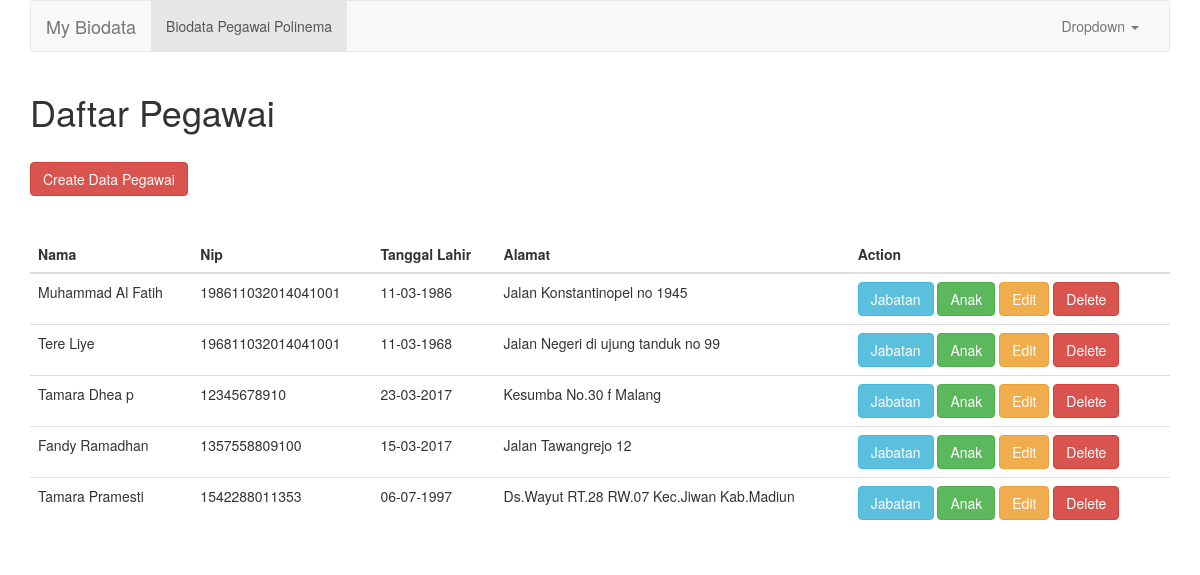
The page / on the database its author committed.
### tables this page shows
CREATE TABLE IF NOT EXISTS `pegawai` (
  `id` int(11) NOT NULL AUTO_INCREMENT,
  `nama` varchar(255) NOT NULL,
  `nip` varchar(30) NOT NULL,
  `tanggalLahir` date NOT NULL,
  `alamat` varchar(255) NOT NULL,
  PRIMARY KEY (`id`)
);

### application/controllers/Pegawai.php (called while the page is built, shortened)
<?php
class Pegawai extends CI_Controller {
	public function index()
	{
		$this->load->model('pegawai_model');
		$data["pegawai_list"] = $this->pegawai_model->getDataPegawai();
		$this->load->view('pegawai',$data);
	}
}
 ?>

### index.php (called while the page is built, shortened)
<?php
require_once BASEPATH.'core/CodeIgniter.php';

### application/models/Pegawai_Model.php (called while the page is built, shortened)
<?php
class Pegawai_Model extends CI_Model {
		public function getDataPegawai()
		{
			$this->db->select("id,nama,nip,DATE_FORMAT(tanggalLahir,'%d-%m-%Y') as tanggalLahir,alamat");
			$query = $this->db->get('pegawai');
			return $query->result();
		}
}
 ?>

### application/views/pegawai.php (the view, shortened to what this page needs)
<!DOCTYPE html>
<html lang="">
	<head>
		<link rel="stylesheet" href="<?php echo base_url('') ?>assets/css/bootstrap.min.css">
	</head>
	<body>
		<div class="container-fluid">
				<div class="col-xs-12 col-sm-12 col-md-12 col-lg-12">
						<nav class="navbar navbar-default" role="navigation">
							<div class="container-fluid">
								<div class="navbar-header">
									<a class="navbar-brand" href="<?php echo site_url('about') ?>">My Biodata</a>
								</div>
								<div class="collapse navbar-collapse navbar-ex1-collapse">
									<ul class="nav navbar-nav">
										<li class="active"><a href="<?php echo site_url('pegawai') ?>">Biodata Pegawai Polinema </a></li>
									</ul>
									<ul class="nav navbar-nav navbar-right">
										<li class="dropdown">
											<a href="#" class="dropdown-toggle" data-toggle="dropdown">Dropdown <b class="caret"></b></a>
										</li>
									</ul>
								</div>
						</div>
						</nav>
					</div>
					<div class="col-xs-12 col-sm-12 col-md-12 col-lg-12">
						<h1>Daftar Pegawai</h1>
						<br>
						<a href="<?php echo site_url('pegawai/create') ?>" type="button" class="btn btn-danger">Create Data Pegawai</a>
						<br><br><br>
						<div class="table-responsive">
							<table class="table table-hover">
								<thead>
									<tr>
										<th>Nama</th>
										<th>Nip</th>
										<th>Tanggal Lahir</th>
										<th>Alamat</th>
										<th>Action</th>
									</tr>
								</thead>
								<tbody>
								<?php foreach ($pegawai_list as $key) { ?>
									<tr>
										<td><?php echo $key->nama ?></td>
										<td><?php echo $key->nip ?></td>
										<td><?php echo $key->tanggalLahir ?></td>
										<td><?php echo $key->alamat ?></td>
										<td>
											<a href="<?php echo site_url('jabatan/index/').$key->id ?>" type="button" class="btn btn-info">Jabatan</a>
											<a href="<?php echo site_url('anak/index/').$key->id ?>" type="button" class="btn btn-success">Anak</a>
											<a href="<?php echo site_url('pegawai/update/').$key->id ?>" type="button" class="btn btn-warning">Edit</a>
											<a href="<?php echo site_url('pegawai/delete/').$key->id ?>" type="button" class="btn btn-danger" onClick="JavaScript: return confirm('Anda Yakin Hapus Data ?')">Delete </a>
										</td>
									</tr>
								<?php } ?>
								</tbody>
							</table>
						</div>
					</div>
	</body>
</html>

### rows shown on the page
pegawai: nama "Muhammad Al Fatih", nip "198611032014041001", tanggalLahir "11-03-1986", alamat "Jalan Konstantinopel no 1945"
pegawai: nama "Tere Liye", nip "196811032014041001", tanggalLahir "11-03-1968", alamat "Jalan Negeri di ujung tanduk no 99"
pegawai: nama "Tamara Dhea p", nip "12345678910", tanggalLahir "23-03-2017", alamat "Kesumba No.30 f Malang"
pegawai: nama "Fandy Ramadhan", nip "1357558809100", tanggalLahir "15-03-2017", alamat "Jalan Tawangrejo 12"
pegawai: nama "Tamara Pramesti", nip "1542288011353", tanggalLahir "06-07-1997", alamat "Ds.Wayut RT.28 RW.07 Kec.Jiwan Kab.Madiun"
